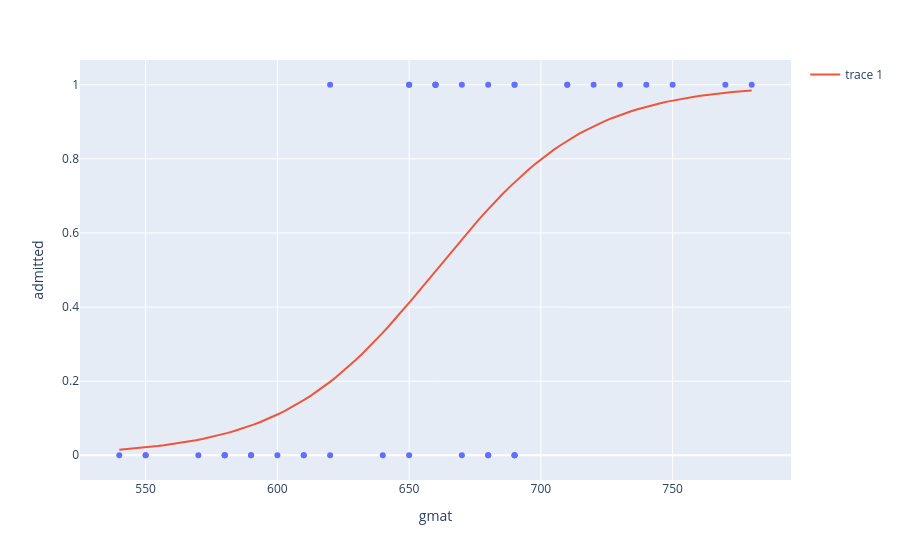

The notebook cell this image was saved under:
### Code cell
import plotly.express as px
fig = px.scatter(data, x='gmat', y='admitted').add_scatter(x=np.linspace(data['gmat'].min(), data['gmat'].max(), 100), y=LogisticRegression().fit(data[['gmat']], data['admitted']).predict_proba(np.linspace(data['gmat'].min(), data['gmat'].max(), 100).reshape(-1, 1))[:, 1], mode='lines')
fig.show()
